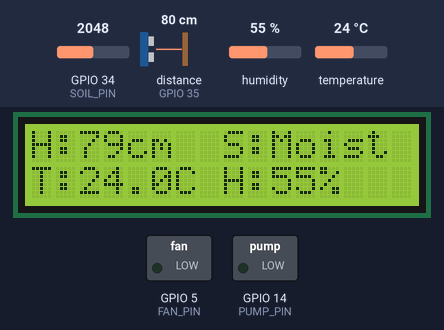
Bench run of a sketch on a simulated ESP32. On the bench: 16×2 character LCD, switched loads named in the sketch (green lamp = pin HIGH). Wiring (inferred from the names in the program): ultrasonic range finder: trigger GPIO 32; echo GPIO 35. The inputs (shaded band) are chosen by the test bench; at power-on: GPIO 34 (SOIL_PIN) = 2048, temperature 24 °C, distance to the obstacle (sensor on GPIO 35) 80 cm, humidity 55 %. The echo pulse lasts 58.3 µs per cm; WiFi joins after 1.5 s; servers stay silent unless stated; storage starts empty; pins used as bus, display or sensor lines are not drawn; what the sketch prints to the serial monitor is not drawn.

Above: at 5.6 s.
5.7 s: GPIO 34 (SOIL_PIN) set to 3972
At 7.8 s:
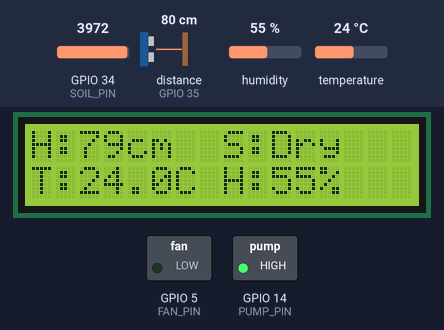
8.4 s: GPIO 34 (SOIL_PIN) set to 1228
At 9.6 s:
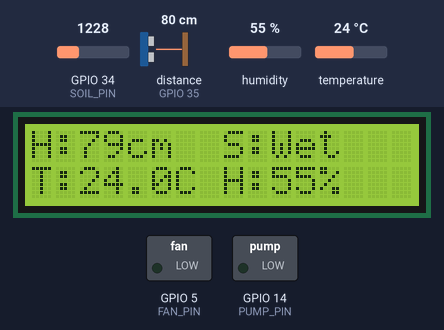
11.1 s: temperature set to 29.5 °C
At 13.2 s:
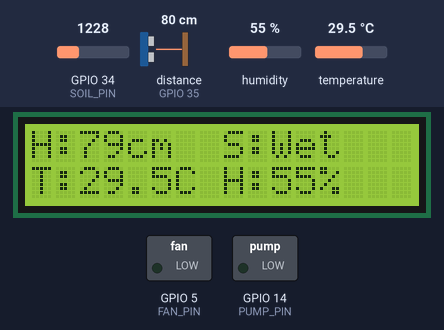
14.1 s: temperature set to 30.8 °C
At 15.0 s:
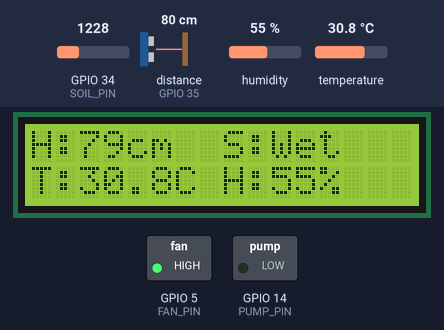
16.8 s: distance to the obstacle (sensor on GPIO 35) set to 2 cm
At 19.6 s:
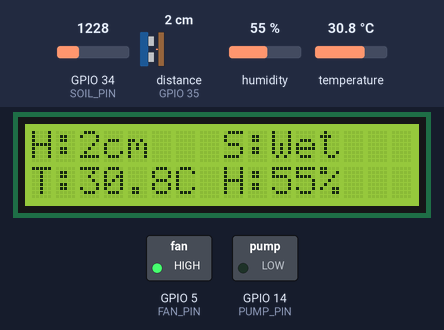
22.7 s: GPIO 34 (SOIL_PIN) set to 1428
25.4 s: GPIO 34 (SOIL_PIN) set to 1564
At 27.2 s:
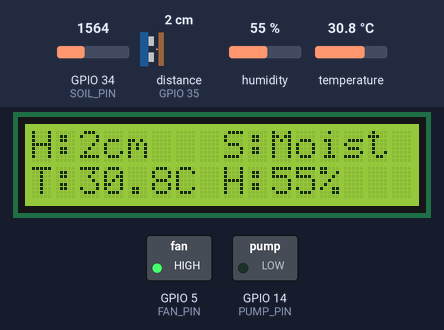
Timing chart, 0 to 28.7 s (numbered marks = the images above; inputs shaded):
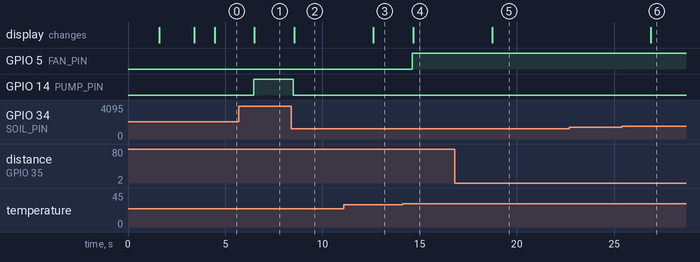

Measured:
- the behaviour switches between 30 and 30.1 °C on temperature (found by bisection; images 3 and 4)
- the behaviour switches between 1499 and 1500 on GPIO 34 (SOIL_PIN) (found by bisection; images 5 and 6)
- after the input at 5.7 s, GPIO 14 (PUMP_PIN): LOW → HIGH after 0.77 s; the display: changes after 0.80 s (image 1)
- after the input at 8.4 s, GPIO 14 (PUMP_PIN): HIGH → LOW after 0.11 s; the display: changes after 0.14 s (image 2)
- after the input at 11.1 s, the display: changes after 1.5 s (image 3)
- after the input at 14.1 s, GPIO 5 (FAN_PIN): LOW → HIGH after 0.53 s; the display: changes after 0.56 s (image 4)
- after the input at 16.8 s, the display: changes after 1.9 s (image 5)
- after the input at 22.7 s, every drawn part: stays the same
- after the input at 25.4 s, the display: changes after 1.5 s (image 6)

The sketch:

code.ino
```cpp
#include <DHT.h>
#include <Wire.h>
#include <LiquidCrystal_I2C.h>
#include <SPI.h>
#include <SD.h>
#include <WiFi.h>
#include <BlynkSimpleEsp32.h>

#define TRIG_PIN 32
#define ECHO_PIN 35
#define DHTPIN 33
#define DHTTYPE DHT22
#define SOIL_PIN 34
#define FAN_PIN 5
#define PUMP_PIN 14
#define SD_CS 4   // SD card Chip Select

LiquidCrystal_I2C lcd(0x27, 16, 2);
DHT dht(DHTPIN, DHTTYPE);
File dataFile;

char auth[] = "Your_Blynk_Auth_Token";  // replace with your Blynk token
char ssid[] = "Your_WiFi_SSID";         // WiFi SSID
char pass[] = "Your_WiFi_PASSWORD";     // WiFi password

unsigned long lastLogTime = 0;
const long logInterval = 60000; // log every 1 min (adjust as needed)

// Soil moisture calibration values (adjust after testing)
const int SOIL_WET = 1500;
const int SOIL_DRY = 3000;

void setup() {
  Serial.begin(115200);

  pinMode(TRIG_PIN, OUTPUT);
  pinMode(ECHO_PIN, INPUT);
  pinMode(FAN_PIN, OUTPUT);
  pinMode(PUMP_PIN, OUTPUT);

  // LCD
  lcd.init();
  lcd.backlight();
  lcd.setCursor(0, 0);
  lcd.print("Smart Plant");
  delay(1500);
  lcd.clear();

  // DHT
  dht.begin();

  // SD Card
  if (!SD.begin(SD_CS)) {
    Serial.println("SD Card failed!");
  } else {
    Serial.println("SD Card initialized.");
  }

  // WiFi + Blynk
  WiFi.begin(ssid, pass);
  Blynk.begin(auth, ssid, pass);

  lcd.setCursor(0, 0);
  lcd.print("System Ready");
  delay(1000);
  lcd.clear();
}

void loop() {
  Blynk.run();

  float Temp = dht.readTemperature();
  float Huma = dht.readHumidity();
  int moistureValue = analogRead(SOIL_PIN);

  // Ultrasonic distance
  digitalWrite(TRIG_PIN, LOW);
  delayMicroseconds(2);
  digitalWrite(TRIG_PIN, HIGH);
  delayMicroseconds(10);
  digitalWrite(TRIG_PIN, LOW);
  long duration = pulseIn(ECHO_PIN, HIGH);
  float distance = duration * 0.034 / 2;

  // FAN CONTROL
  if (Temp > 30.0) {
    digitalWrite(FAN_PIN, HIGH);  // Fan ON
  } else {
    digitalWrite(FAN_PIN, LOW);   // Fan OFF
  }

  // PUMP CONTROL
  if (moistureValue > SOIL_DRY) {
    digitalWrite(PUMP_PIN, HIGH);  // Pump ON when dry
  } else {
    digitalWrite(PUMP_PIN, LOW);   // Pump OFF
  }

  // LCD DISPLAY
  lcd.clear();
  if (isnan(Temp) || isnan(Huma)) {
    lcd.setCursor(0, 0);
    lcd.print("DHT Error");
  } else {
    lcd.setCursor(0, 0);
    lcd.print("H:");
    lcd.print(distance, 0);
    lcd.print("cm ");

    lcd.setCursor(8, 0);
    lcd.print("S:");
    if (moistureValue < SOIL_WET) lcd.print("Wet");
    else if (moistureValue < SOIL_DRY) lcd.print("Moist");
    else lcd.print("Dry");

    lcd.setCursor(0, 1);
    lcd.print("T:");
    lcd.print(Temp, 1);
    lcd.print("C ");
    lcd.print("H:");
    lcd.print(Huma, 0);
    lcd.print("%");
  }

  // BLYNK SEND
  Blynk.virtualWrite(V0, Temp);         // Temperature
  Blynk.virtualWrite(V1, Huma);         // Humidity
  Blynk.virtualWrite(V2, moistureValue); // Soil Moisture
  Blynk.virtualWrite(V3, distance);     // Plant Height

  // SD CARD LOG
  if (millis() - lastLogTime > logInterval) {
    lastLogTime = millis();
    dataFile = SD.open("/plant_log.txt", FILE_APPEND);
    if (dataFile) {
      dataFile.print("Temp: "); dataFile.print(Temp);
      dataFile.print(", Humidity: "); dataFile.print(Huma);
      dataFile.print(", Soil: "); dataFile.print(moistureValue);
      dataFile.print(", Height: "); dataFile.println(distance);
      dataFile.close();
      Serial.println("Data logged to SD.");
    }
  }

  delay(2000);
}
```
